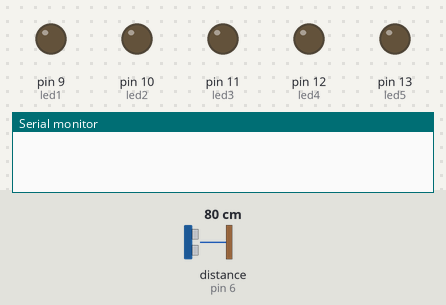
Recording of a sketch running on a simulated Arduino Uno, built with avr-gcc and run on an emulated ATmega328P. Parts: output pins drawn as LEDs (lit = HIGH), the last lines printed to the serial monitor. Wiring (inferred from the names in the program): ultrasonic range finder: trigger pin 5; echo pin 6. The test bench sets the inputs (shaded band); at power-on: distance to the obstacle (sensor on pin 6) 80 cm. The echo pulse lasts 58.3 µs per cm; pins used as bus, display or sensor lines are not drawn.

Above: at 1.2 s.
1.3 s: distance to the obstacle (sensor on pin 6) set to 23 cm
4.3 s: distance to the obstacle (sensor on pin 6) set to 19 cm
At 5.5 s:
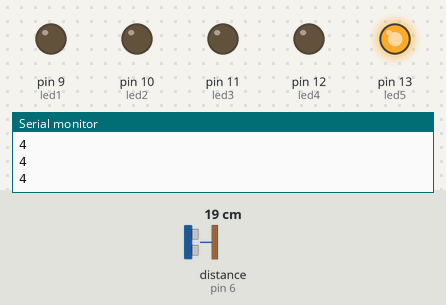
5.8 s: distance to the obstacle (sensor on pin 6) set to 2 cm
At 6.8 s:
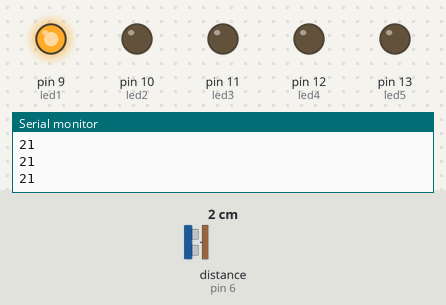
7.3 s: distance to the obstacle (sensor on pin 6) set to 5 cm
8.8 s: distance to the obstacle (sensor on pin 6) set to 8 cm
At 9.1 s:
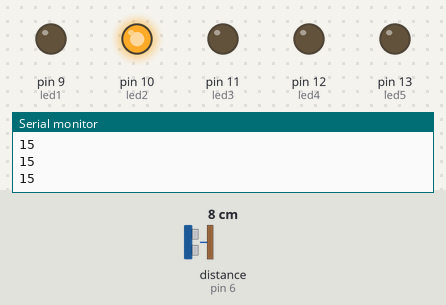
10.3 s: distance to the obstacle (sensor on pin 6) set to 4 cm
At 11.5 s:
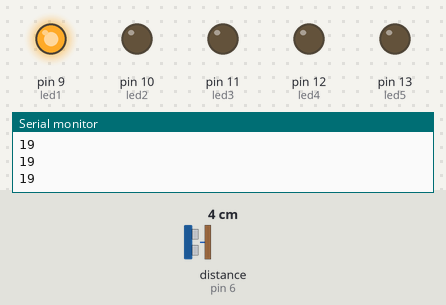
Timing chart, 0 to 12.8 s (numbered marks = the images above; inputs shaded):
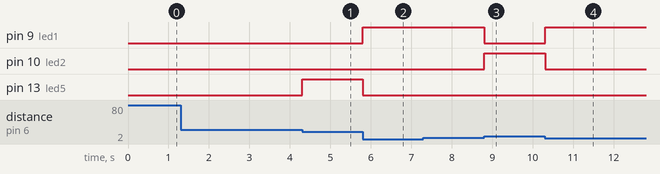

Measured:
- the behaviour switches between 21 and 20 cm on distance to the obstacle (sensor on pin 6) (found by bisection; images 0 and 1)
- the behaviour switches between 6 and 7 cm on distance to the obstacle (sensor on pin 6) (found by bisection; images 2 and 3)
- after the input at 4.3 s, pin 13 (led5): LOW → HIGH at once
- after the input at 5.8 s, pin 9 (led1): LOW → HIGH at once; pin 13 (led5): HIGH → LOW at once
- after the input at 8.8 s, pin 9 (led1): HIGH → LOW at once; pin 10 (led2): LOW → HIGH at once
- after the input at 10.3 s, pin 9 (led1): LOW → HIGH at once; pin 10 (led2): HIGH → LOW at once

The sketch:

ultrasonic_led.ino
```cpp
int led5 = 13, led4 = 12, led3 = 11, led2 = 10, led1 = 9, trig = 5, echo = 6, max_dis;
int flag;
void setup() {
  // put your setup code here, to run once:
  pinMode(led5, OUTPUT);
  pinMode(led4, OUTPUT);
  pinMode(led3, OUTPUT);
  pinMode(led2, OUTPUT);
  pinMode(led1, OUTPUT);
  pinMode(trig, OUTPUT);
  pinMode(echo, INPUT);
  Serial.begin(9600);
}

void loop() {
  // put your main code here, to run repeatedly:
  digitalWrite(trig, 0);
  delayMicroseconds(5);
  digitalWrite(trig, 1);
  delayMicroseconds(10);
  digitalWrite(trig, 0);

  int  duration = pulseIn(echo, HIGH);
  int  distance = (duration/2) /29.1;
  int timing = millis();
  if(timing <4000){
    flag = 1;
    max_dis = distance;
  }


      if (distance <20 && distance >16){
        digitalWrite(led5, 1);
        digitalWrite(led4, 0);
        digitalWrite(led3, 0);
        digitalWrite(led2, 0);
        digitalWrite(led1, 0);
      }

      else if (distance <16 && distance >12){
        digitalWrite(led5, 0);
        digitalWrite(led4, 1);
        digitalWrite(led3, 0);
        digitalWrite(led2, 0);
        digitalWrite(led1, 0);
      }


      else if (distance <12 && distance >8){
        digitalWrite(led5, 0);
        digitalWrite(led4, 0);
        digitalWrite(led3, 1);
        digitalWrite(led2, 0);
        digitalWrite(led1, 0);
      }


      else if (distance <8 && distance >5){
        digitalWrite(led5, 0);
        digitalWrite(led4, 0);
        digitalWrite(led3, 0);
        digitalWrite(led2, 1);
        digitalWrite(led1, 0);
      }


      else if (distance <5 && distance >0){
        digitalWrite(led5, 0);
        digitalWrite(led4, 0);
        digitalWrite(led3, 0);
        digitalWrite(led2, 0);
        digitalWrite(led1, 1);
      }

      int diff;
      if(timing > 4000){
        flag = 0;
        diff = max_dis - distance;
        Serial.println(diff);
      }

   distance = 0;

   }
```
